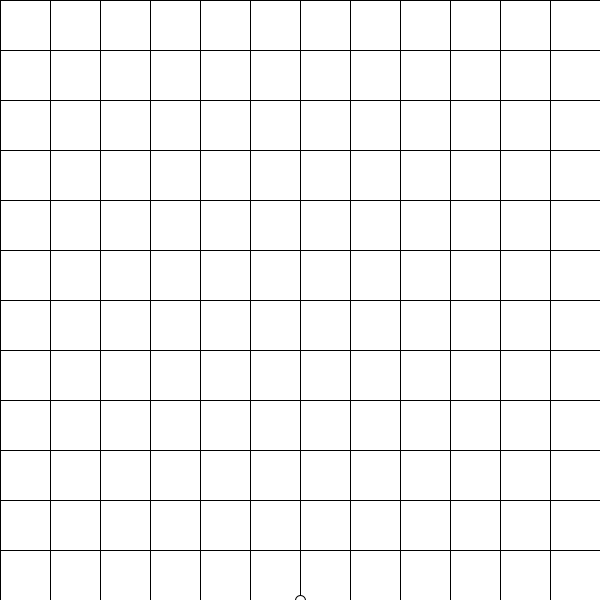
Frame 1 (no input)
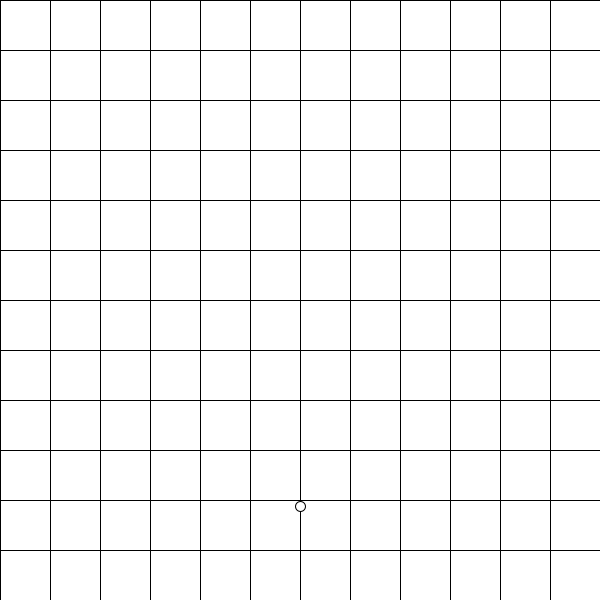
Frame 60 (the mouse pressed at the canvas centre just before this capture)
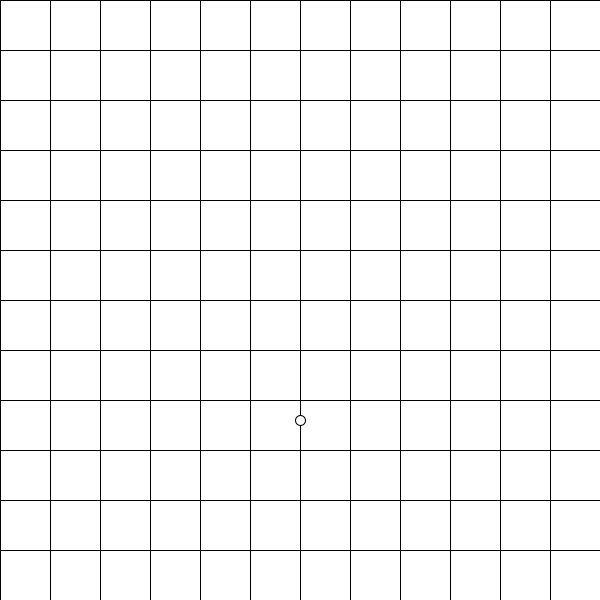
Frame 120 (the mouse held since frame 60 and released just before this capture)

The Processing sketch that drew these frames (run headless with seeded random() and noise(); from frame 60 on, the mouse is pressed at the canvas centre):

// Processing sketch: class_vertical_mruv
// ── class_vertical_mruv.pde
float tAtual = 0;
float vInicial = 100;
float aAtual = - 9.8;
float dAtual;
float intervalo = 1.0/60;

void setup() {
  size(600, 600);
}

void draw() {
  background(255);
  mostraMundo();
  dAtual = MRUV(vInicial, aAtual, tAtual);
  println("Tempo: " + tAtual);
  println("Deslocamento: " + dAtual);
  println();
  ellipse(300, 600 - dAtual, 10, 10);
  tAtual = tAtual + intervalo;
}

float MRUV(float v, float a, float t){
  float d;
  d = v * t + a * t * t / 2.0;
  return(d);
}

void mostraMundo(){
  for(int i=0;i<12;i++){
    line(i*50,0,i*50,600); //linha vertical
    line(0,i*50,600,i*50); //linha horizontal
  }
}
